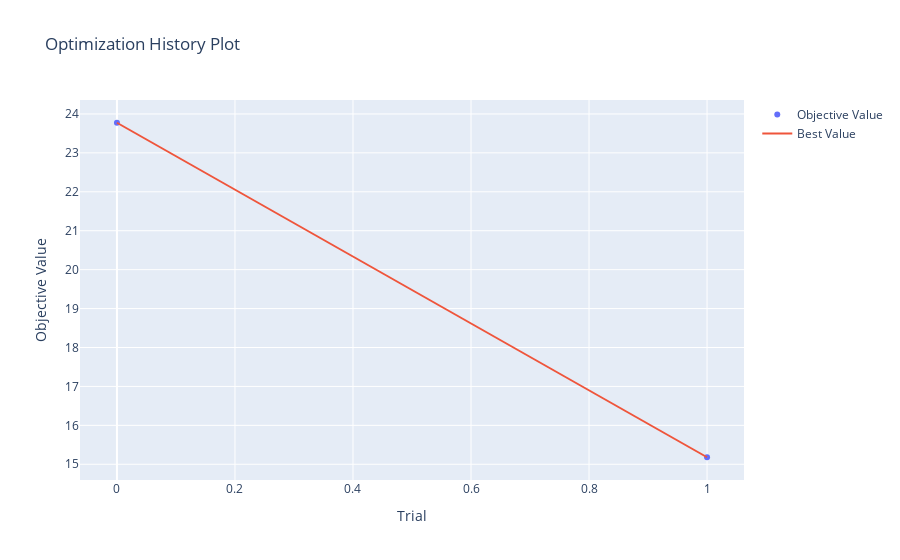

This figure's notebook cell:
### Code cell
plot_optimization_history(study)

### Figure 1 — Plotly figure (JSON) as saved in the notebook; plotly's stock layout.template omitted (floating-point values rounded to 4 significant figures)
{"data": [{"mode": "markers", "name": "Objective Value", "type": "scatter", "x": [0, 1], "y": [23.77, 15.18]}, {"mode": "lines", "name": "Best Value", "type": "scatter", "x": [0, 1], "y": [23.77, 15.18]}, {"marker": {"color": "#cccccc"}, "mode": "markers", "name": "Infeasible Trial", "showlegend": false, "type": "scatter", "x": [], "y": []}], "layout": {"title": {"text": "Optimization History Plot"}, "xaxis": {"title": {"text": "Trial"}}, "yaxis": {"title": {"text": "Objective Value"}}}}
